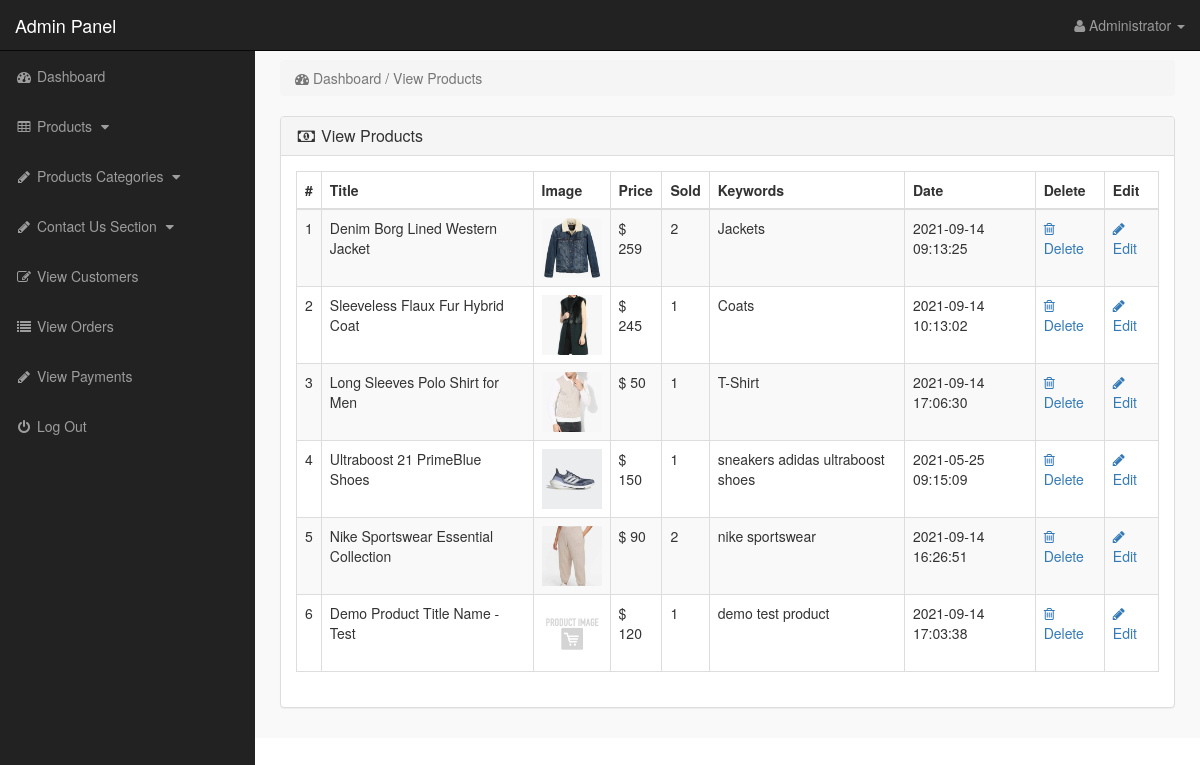
/admin_area/index.php?view_products (signed in), run on the app's committed database.
### tables this page shows
CREATE TABLE `products` (
  `product_id` int(10) NOT NULL,
  `p_cat_id` int(10) NOT NULL,
  `cat_id` int(10) NOT NULL,
  `manufacturer_id` int(10) NOT NULL,
  `date` timestamp NOT NULL DEFAULT CURRENT_TIMESTAMP ON UPDATE CURRENT_TIMESTAMP,
  `product_title` text NOT NULL,
  `product_url` text NOT NULL,
  `product_img1` text NOT NULL,
  `product_img2` text NOT NULL,
  `product_img3` text NOT NULL,
  `product_price` int(10) NOT NULL,
  `product_psp_price` int(100) NOT NULL,
  `product_desc` text NOT NULL,
  `product_features` text NOT NULL,
  `product_video` text NOT NULL,
  `product_keywords` text NOT NULL,
  `product_label` text NOT NULL,
  `status` varchar(255) NOT NULL
);

### admin_area/view_products.php (the view)
<?php
if(!isset($_SESSION['admin_email'])){
echo "<script>window.open('login.php','_self')</script>";
}
else {
?>
<div class="row">
<div class="col-lg-12" >
<ol class="breadcrumb" >
<li class="active" >
<i class="fa fa-dashboard"></i> Dashboard / View Products
</li>
</ol>
</div>
</div>
<div class="row" >
<div class="col-lg-12" >
<div class="panel panel-default" >
<div class="panel-heading" >
<h3 class="panel-title" >
<i class="fa fa-money fa-fw" ></i> View Products
</h3>
</div>
<div class="panel-body" >
<div class="table-responsive" >
<table class="table table-bordered table-hover table-striped" >
<thead>
<tr>
<th>#</th>
<th>Title</th>
<th>Image</th>
<th>Price</th>
<th>Sold</th>
<th>Keywords</th>
<th>Date</th>
<th>Delete</th>
<th>Edit</th>
</tr>
</thead>
<tbody>
<?php
$i = 0;
$get_pro = "select * from products where status='product'";
$run_pro = mysqli_query($con,$get_pro);
while($row_pro=mysqli_fetch_array($run_pro)){
$pro_id = $row_pro['product_id'];
$pro_title = $row_pro['product_title'];
$pro_image = $row_pro['product_img1'];
$pro_price = $row_pro['product_price'];
$pro_keywords = $row_pro['product_keywords'];
$pro_date = $row_pro['date'];
$i++;
?>
<tr>
<td><?php echo $i; ?></td>
<td><?php echo $pro_title; ?></td>
<td><img src="product_images/<?php echo $pro_image; ?>" width="60" height="60"></td>
<td>$ <?php echo $pro_price; ?></td>
<td>
<?php
$get_sold = "select * from pending_orders where product_id='$pro_id'";
$run_sold = mysqli_query($con,$get_sold);
$count = mysqli_num_rows($run_sold);
echo $count;
?>
</td>
<td> <?php echo $pro_keywords; ?> </td>
<td><?php echo $pro_date; ?></td>
<td>
<a href="index.php?delete_product=<?php echo $pro_id; ?>">
<i class="fa fa-trash-o"> </i> Delete
</a>
</td>
<td>
<a href="index.php?edit_product=<?php echo $pro_id; ?>">
<i class="fa fa-pencil"> </i> Edit
</a>
</td>
</tr>
<?php } ?>
</tbody>
</table>
</div>
</div>
</div>
</div>
</div>
<?php } ?>

### admin_area/includes/sidebar.php (shortened to what this page needs)
<?php
if(!isset($_SESSION['admin_email'])){
echo "<script>window.open('login.php','_self')</script>";
}
else {
?>
<nav class="navbar navbar-inverse navbar-fixed-top" >
<div class="navbar-header" >
<a class="navbar-brand" href="index.php?dashboard" >Admin Panel</a>
</div>
<ul class="nav navbar-right top-nav" >
<li class="dropdown" >
<a href="#" class="dropdown-toggle" data-toggle="dropdown" >
<i class="fa fa-user" ></i>
<?php echo $admin_name; ?> <b class="caret" ></b>
</a>
</li>
</ul>
<div class="collapse navbar-collapse navbar-ex1-collapse">
<ul class="nav navbar-nav side-nav">
<li>
<a href="index.php?dashboard">
<i class="fa fa-fw fa-dashboard"></i> Dashboard
</a>
</li>
<li>
<a href="#" data-toggle="collapse" data-target="#products">
<i class="fa fa-fw fa-table"></i> Products
<i class="fa fa-fw fa-caret-down"></i>
</a>
</li>
<li>
<a href="#" data-toggle="collapse" data-target="#p_cat">
<i class="fa fa-fw fa-pencil"></i> Products Categories
<i class="fa fa-fw fa-caret-down"></i>
</a>
</li>
<li>
<a href="#" data-toggle="collapse" data-target="#contact_us">
<i class="fa fa-fw fa-pencil"> </i> Contact Us Section
<i class="fa fa-fw fa-caret-down"></i>
</a>
</li>
<li>
<a href="index.php?view_customers">
<i class="fa fa-fw fa-edit"></i> View Customers
</a>
</li>
<li>
<a href="index.php?view_orders">
<i class="fa fa-fw fa-list"></i> View Orders
</a>
</li>
<li>
<a href="index.php?view_payments">
<i class="fa fa-fw fa-pencil"></i> View Payments
</a>
</li>
<li>
<a href="logout.php">
<i class="fa fa-fw fa-power-off"></i> Log Out
</a>
</li>
</ul>
</div>
</nav>
<?php } ?>

### admin_area/css/style.css (style rules this page uses)
body { margin-top:100px; }
@media (min-width: 768px) { body { margin-top:50px; } }
.top-nav { padding:0 15px; }
.top-nav>li { display:inline-block; float:left; }
.top-nav>li>a { padding-top:15px; padding-bottom:15px; line-height:20px; color:#999; }
@media (min-width: 768px) { .side-nav { position:fixed; top:51px; width:255px; border-radius:0; overflow-y:auto; background-color: #222; bottom:0; overflow-x:hidden; padding-bottom:40px; } }
@media (min-width: 768px) { .side-nav>li>a { width:255px; } }
.panel-body { border-radius:5px; }

### data on the page
products: product_title "Denim Borg Lined Western Jacket", product_img1 (picture), product_price "259", count "2", product_keywords "Jackets", date "2021-09-14 09:13:25"
products: product_title "Sleeveless Flaux Fur Hybrid Coat", product_img1 (picture), product_price "245", count "1", product_keywords "Coats", date "2021-09-14 10:13:02"
products: product_title "Long Sleeves Polo Shirt for Men", product_img1 (picture), product_price "50", count "1", product_keywords "T-Shirt", date "2021-09-14 17:06:30"
products: product_title "Ultraboost 21 PrimeBlue Shoes", product_img1 (picture), product_price "150", count "1", product_keywords "sneakers adidas ultraboost shoes", date "2021-05-25 09:15:09"
products: product_title "Nike Sportswear Essential Collection", product_img1 (picture), product_price "90", count "2", product_keywords "nike sportswear", date "2021-09-14 16:26:51"
products: product_title "Demo Product Title Name - Test", product_img1 (placeholder picture), product_price "120", count "1", product_keywords "demo test product", date "2021-09-14 17:03:38"

### other printed values
$admin_name "Administrator"
